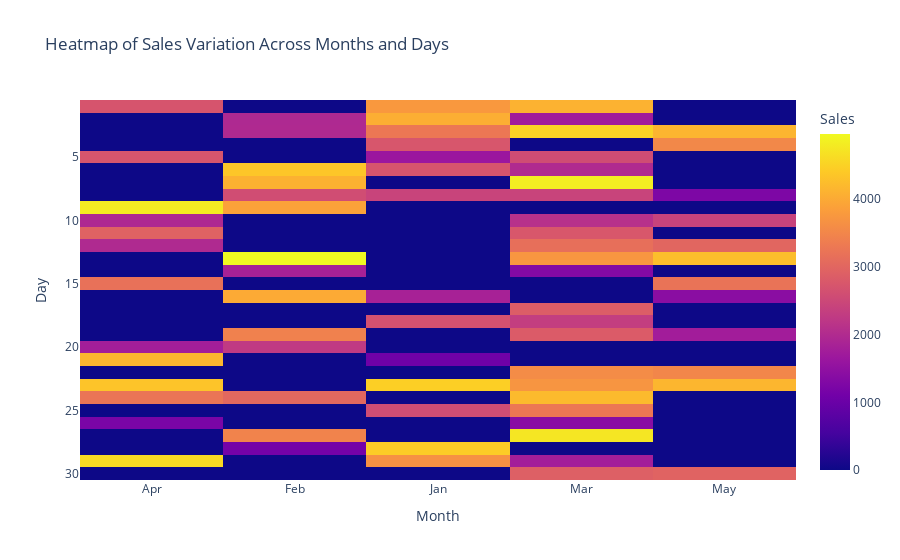

Here is the notebook cell this chart was saved with:
### Markdown cell above
![image.png](attachment:image.png)

### Code cell
#Answer >> 

import plotly.express as px
import numpy as np
import pandas as pd

np.random.seed(20)

data = {
    'Month': np.random.choice(['Jan', 'Feb', 'Mar', 'Apr', 'May'], 100),
    'Day': np.random.choice(range(1, 31), 100),
    'Sales': np.random.randint(1000, 5000, 100)
}
df = pd.DataFrame(data)

# Pivot the data to create a matrix for the heatmap
heatmap_data = df.pivot_table(index='Day', columns='Month', values='Sales', aggfunc='mean').fillna(0)

fig = px.imshow(heatmap_data, labels={'color': 'Sales'}, title='Heatmap of Sales Variation Across Months and Days')
fig.show()

### Figure 1 — Plotly figure (JSON) as saved in the notebook; plotly's stock layout.template omitted (floating-point values rounded to 4 significant figures; data arrays with more than 128 entries replaced by an {"elided": "..."} marker saying what was removed)
{"data": [{"coloraxis": "coloraxis", "hovertemplate": "Month: %{x}<br>Day: %{y}<br>Sales: %{z}<extra></extra>", "name": "0", "type": "heatmap", "x": ["Apr", "Feb", "Jan", "Mar", "May"], "xaxis": "x", "y": [1, 2, 3, 4, 5, 6, 7, 8, 9, 10, 11, 12, 13, 14, 15, 16, 17, 18, 19, 20, 21, 22, 23, 24, 25, 26, 27, 28, 29, 30], "yaxis": "y", "z": {"elided": "30x5 float values"}}], "layout": {"coloraxis": {"colorbar": {"title": {"text": "Sales"}}, "colorscale": [[0, "#0d0887"], [0.1111, "#46039f"], [0.2222, "#7201a8"], [0.3333, "#9c179e"], [0.4444, "#bd3786"], [0.5556, "#d8576b"], [0.6667, "#ed7953"], [0.7778, "#fb9f3a"], [0.8889, "#fdca26"], [1, "#f0f921"]]}, "title": {"text": "Heatmap of Sales Variation Across Months and Days"}, "xaxis": {"anchor": "y", "constrain": "domain", "domain": [0, 1], "scaleanchor": "y", "title": {"text": "Month"}}, "yaxis": {"anchor": "x", "autorange": "reversed", "constrain": "domain", "domain": [0, 1], "title": {"text": "Day"}}}}
